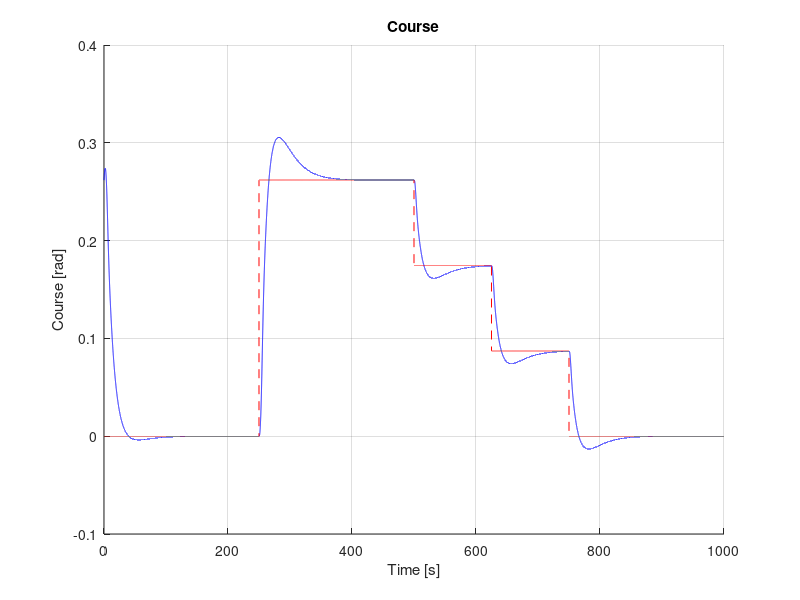
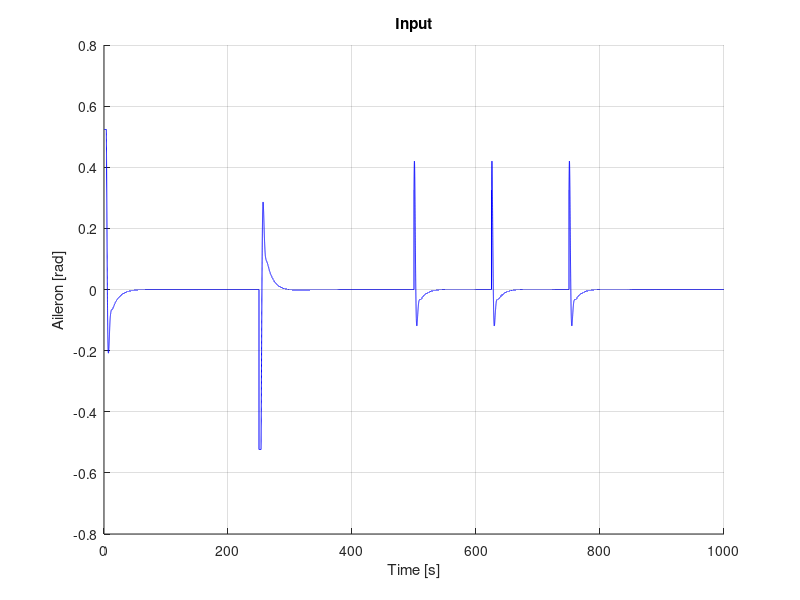

Reproduce these figures in MATLAB, in order.
%% Clean-up
clear; clear all;

%% Nifty bits
deg2rad = pi/180;

%% State space
A = [-0.322 0.052 0.028 -1.12 0.002;
    0 0 1 -0.001 0;
    -10.6 0 -2.87 0.46 -0.65;
    6.87 0 -0.04 -0.32 -0.02;
    0 0 0 0 -7.5];

B = [0; 0; 0; 0; 7.5];

C = [1 0 0 0 0;
    0 1 0 0 0;
    0 0 1 0 0;
    0 0 0 1 0];

W = [0.052; 0; 0; 0; 0];

D = 0;

%% System parameters
%Some other constants
V_a = 580/3.6;
aileron_sat = 30*deg2rad; %[deg]
g = 9.81;

%Inner loop transfer function parameters (B&C figure 6.9)
a_2 = -0.65;
a_1 = 2.87;

u_max = 30; %[deg]
e_max = 15; %[deg]

omega_phi = sqrt(abs(a_2)*(u_max/e_max));
seta_phi = 0.707;

k_p_phi = -(u_max/e_max);
k_d_phi = (2*seta_phi*omega_phi - a_1)/a_2;
k_i_phi = -0.001; %By observing root-locus-curves, see second_task.m

omega_chi = omega_phi/20;
seta_chi = 1; %Chosen for niceness

k_p_chi = 2*seta_chi*omega_chi*V_a/g;
k_i_chi = (omega_chi^2)*V_a/g;

%% Simulation parameters
sim_time    = 1000;
h           = 0.01;
N           = sim_time/h;
time_vec    = (0:h:sim_time-h);

%% Allocate state vectors
%Specify some initial-values
chi_0       = 15*deg2rad;
p_0         = 0;
phi_0       = 0;
beta_0      = 0;
r_0         = 0;
delta_0     = 0;

chi         = zeros(1, N); chi(1) = chi_0;
p           = zeros(1, N); p(1) = p_0;
phi         = zeros(1, N); phi(1) = phi_0;
beta        = zeros(1,N); beta(1) = beta_0;
r           = zeros(1,N); r(1) = r_0;
delta       = zeros(1,N); delta(1) = delta_0;
e_chi_int   = zeros(1,N);
e_phi_int   = zeros(1,N);

x = zeros(5,N);
x(:,1) = [beta_0; phi_0; p_0; r_0; delta_0];

delta_a     = zeros(1, N);
chi_ref     = zeros(1, N);
chi_ref(N/4:N/2) = 15*deg2rad;
chi_ref(N/2:5*N/8) = 10*deg2rad;
chi_ref(5*N/8:6*N/8) = 5*deg2rad;
d           = 10*deg2rad;

%% Simulation loop
for i = 1:N
    t = (i-1)*h;
    e_chi = chi_ref(i) - chi(i);
    phi_c = k_i_chi*e_chi_int(i) + k_p_chi*e_chi;
    e_phi = phi_c - x(2,i);
    
    delta_a(i) = k_i_phi*e_phi_int(i) + k_p_phi*e_phi - k_d_phi*x(3,i);
    if delta_a(i) >= aileron_sat
            delta_a(i) = aileron_sat;
    elseif delta_a(i) <= -aileron_sat
            delta_a(i) = -aileron_sat;
    end
    
    if i < N
        
        x(:,i+1) = (eye(5) + A*h)*x(:,i) + B*h*delta_a(i) + W*h*d;
        chi(i+1) = chi(i) + h*(g/V_a)*tan(x(2,i) + d)*cos(x(1,i));

        e_chi_int(i+1) = e_chi_int(i) + e_chi*h;
        e_phi_int(i+1) = e_phi_int(i) + e_phi*h;
    end
end

%% Plot
figure (1);
hold on;
plot(time_vec, chi, 'b');
plot(time_vec, chi_ref, 'r--');
hold off;
grid on;
title('Course');
xlabel('Time [s]'); 
ylabel('Course [rad]');

figure(2)
hold on;
plot(time_vec, delta_a, 'b');
hold off;
grid on;
title('Input');
xlabel('Time [s]'); 
ylabel('Aileron [rad]');